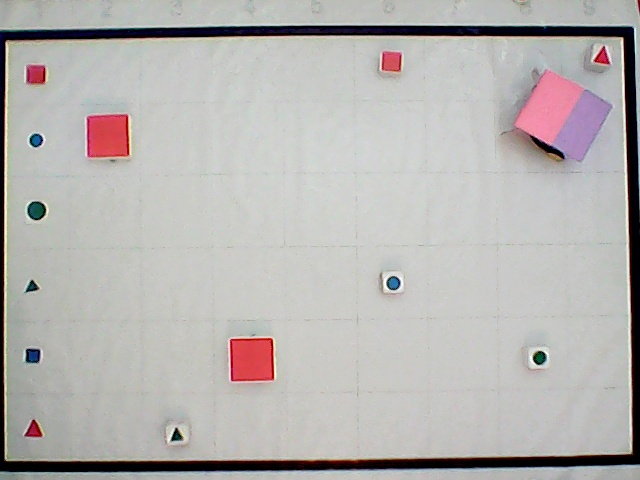
#> input picture run1/matching/testx1.jpg, 640 x 480 px, found by its file name
$ python adaptive.py 5   (Python 2 division)   (older library calls are emulated)
#> lines starting #> are read from the running program, lines starting #| are printed output that depends on the picture
import cv2
import numpy as np
import sys


def nothing(x):
    pass

def getROI(img,pos):
    rows,cols = img.shape
    #finds the row no and column no w.r.t position no
    c = pos%9
    if(c == 0):
        c = 9
        r = pos/9
    else:
        r = (pos/9) +1
    #finds the starting and ending pixels
    cols_start = (c-1)*(cols/9)
    cols_end = c *(cols/9)
    rows_start = (r-1)*(rows/6)
    rows_end = r*(rows/6)
    #return roi of calculated pixels
    temp_img =  img[rows_start:rows_end,cols_start:cols_end]
    return temp_img


#######################################################################################
row_margin_top = 35
row_margin_bottom = 25
col_margin = 10


# create trackbars for color change
cv2.namedWindow('pallete',cv2.WINDOW_AUTOSIZE)
cv2.createTrackbar('neigh','pallete',32,40,nothing)

while(True):
    src_img = cv2.imread("testx1.jpg",0)
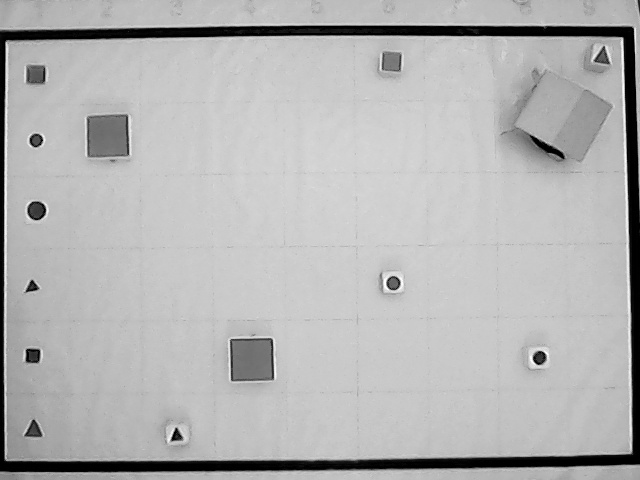
#> src_img: shape (480, 640); min 0, max 255, mean 179.9
    rows,cols = src_img.shape
#> rows = 480; cols = 640
    src_img = src_img[row_margin_top:rows-row_margin_bottom,col_margin:cols-col_margin]
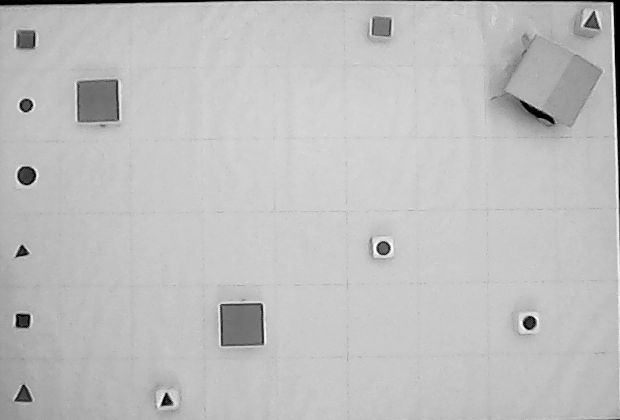
#> src_img: shape (420, 620); min 0, max 255, mean 190.9

    if (cv2.waitKey(100) & 0xFF == ord('q')):
#> (key q is pressed here)
            break
    src_img = getROI(src_img,int(sys.argv[1]))

    neigh = cv2.getTrackbarPos('neigh','pallete')
    blur  = cv2.bilateralFilter(src_img,9,75,75)
    blur  = cv2.medianBlur(blur,5)

    if(neigh == 0):
        neigh = 1
    th1 = cv2.adaptiveThreshold(blur,255,cv2.ADAPTIVE_THRESH_MEAN_C,cv2.THRESH_BINARY,(2*neigh)+1,2)
    th2 = cv2.adaptiveThreshold(blur,255,cv2.ADAPTIVE_THRESH_GAUSSIAN_C,cv2.THRESH_BINARY,(2*neigh)+1,2)
    inv  = cv2.bitwise_not(th2)

    cv2.imshow("Source",src_img)
    #cv2.imshow("Adaptive_Mean",th1)
    #cv2.imshow("Adaptive_Gauss",th2)
    cv2.imshow("Inverted",inv)


#> (the run stopped early here; a loop or call above may not have finished)
